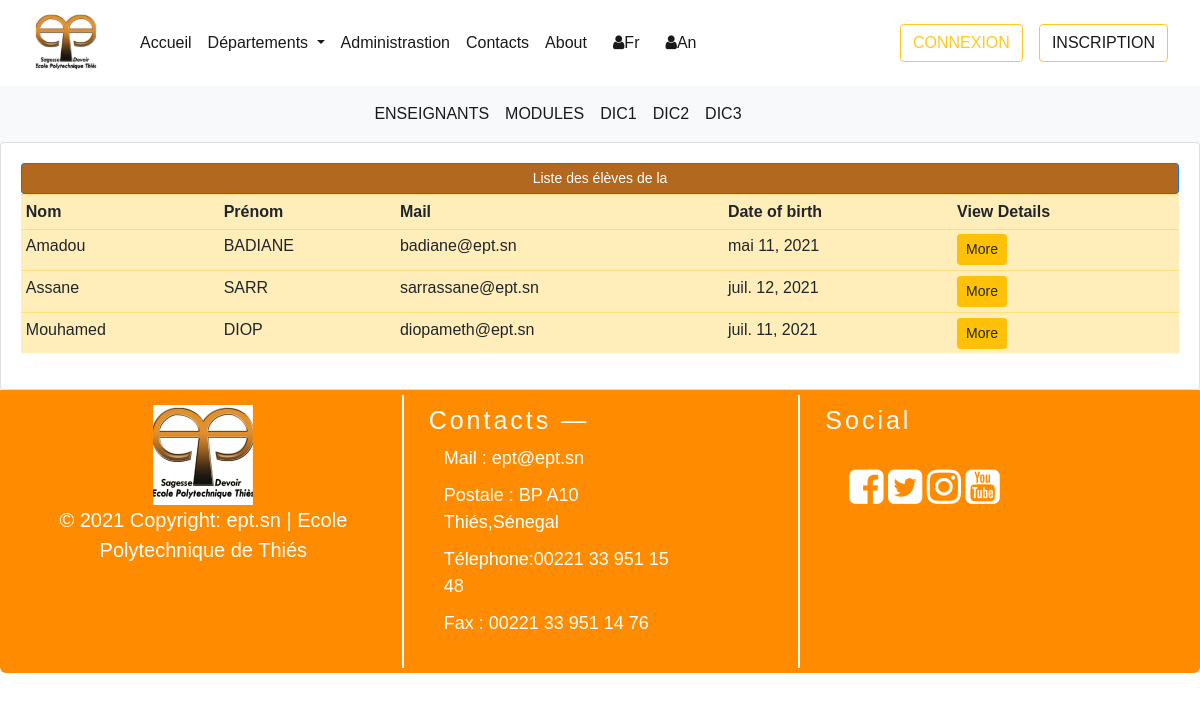
The page /fr/departement/aero/dic1 on the database its author committed.
### departements/models.py (models this page shows, shortened)
class Utilisateur(models.Model):  # COMM0N
    first_name = models.CharField(max_length=300, null=True)
    last_name = models.CharField(max_length=300, null=True)
    mail_user =  models.EmailField(max_length=300, null= True)
    class Meta:
        abstract = True

class EtudiantModel(Utilisateur):  # STUDENT
    CATEGORY = (
            ('GIT', 'GIT'),
            ('GEM', 'GEM'),
            ('GC', 'GC'),
            ('AERO', 'AERO'),
            ('TC', 'TC')
        )
    LEVEL = (
            ('TC1', 'TC1'),
            ('TC2', 'TC2'),
            ('DIC1', 'DIC1'),
            ('DIC2', 'DIC2'),
            ('DIC3', 'DIC3')
        )
    date_of_birth = models.DateField(null=True)
    place_of_birth = models.CharField(max_length=300, null=True)
    depart = models.CharField(max_length = 200, null = True, choices = CATEGORY)
    ma_classe = models.CharField(max_length = 200, null = True, choices = LEVEL )
    class Meta :
        verbose_name = "Etudiant"

### departements/views.py (the view)
# urls.py: path("departement/aero/dic1", dic1_aero, name="dic1_aero"),
def dic1_aero(request):
    students = EtudiantModel.objects.filter(ma_classe = 'DIC1').filter(depart = 'AERO')
    context = {'students': students}
    return render(request, "departements/dept_aero/dic1.html", context)

### templates/departements/dept_aero/dic1.html (shortened to what this page needs)
{% extends "home/base.html" %}
{% block content %}
{% include 'departements/dept_aero/menu_nav_dep_aero.html' %}
<div class="container">
    <div class="row">
        <div class="col-md-12">
            <div class="card card-body">
                <span class="btn btn-primary btn-sm btn-block" style="background-color:#b2681e;">Liste des élèves de la {{classe}} </span>
                <table class="table table-sm table-warning">
                    <tr>
                        <th>Nom</th>
                        <th>Prénom</th>
                        <th>Mail</th>
                        <th>Date of birth</th>
                        <th>View Details</th>
                    </tr>
                    {% for student in students %}
                        <tr>
                            <td>{{ student.first_name }}</td>
                            <td>{{ student.last_name |upper }}</td>
                            <td>{{ student.mail_user }}</td>
                            <td>{{ student.date_of_birth }}</td>
                            <td><a class="btn btn-sm btn-warning" href="#">More</a></td>
                        </tr>
                    {% endfor%}
                </table>
            </div>
        </div>
    </div>
{% endblock %}

### templates/home/connexion.html (style rules this page uses)
body { font-family: Arial, Helvetica, sans-serif; }

### rows shown on the page
EtudiantModel: first_name "Amadou", last_name "BADIANE", mail_user "badiane@ept.sn", date_of_birth "mai 11, 2021"
EtudiantModel: first_name "Assane", last_name "SARR", mail_user "sarrassane@ept.sn", date_of_birth "juil. 12, 2021"
EtudiantModel: first_name "Mouhamed", last_name "DIOP", mail_user "diopameth@ept.sn", date_of_birth "juil. 11, 2021"
